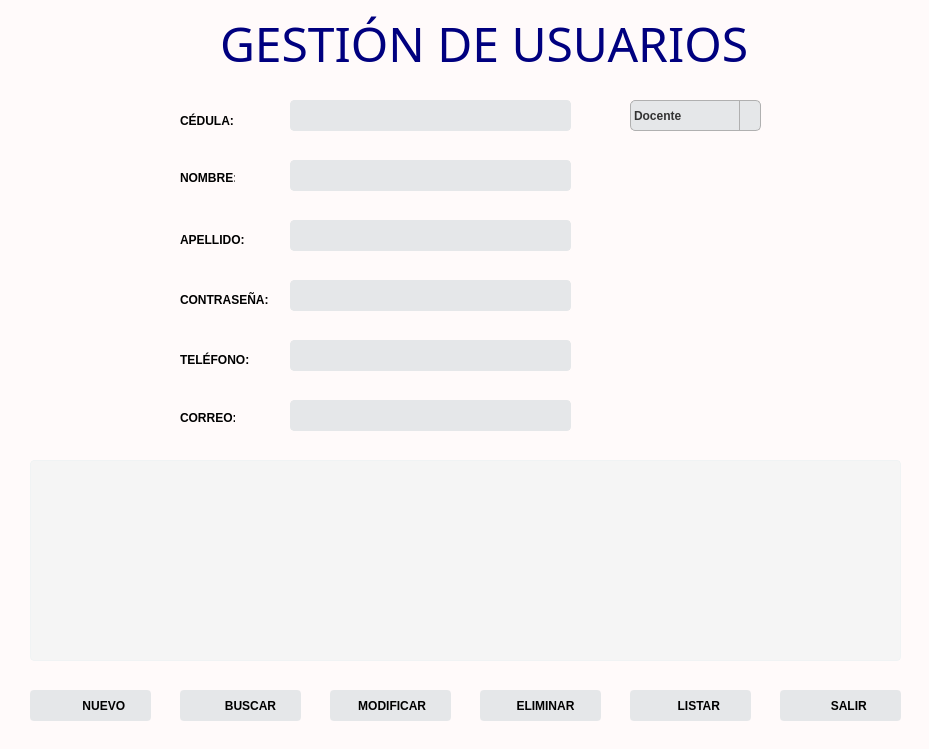
<?xml version="1.0" encoding="UTF-8"?>
<ui version="4.0">
 <class>Usuarios</class>
 <widget class="QWidget" name="Usuarios">
  <property name="geometry">
   <rect>
    <x>0</x>
    <y>0</y>
    <width>929</width>
    <height>749</height>
   </rect>
  </property>
  <property name="windowTitle">
   <string>Form</string>
  </property>
  <property name="styleSheet">
   <string notr="true">background-color: #FFFAFA ;</string>
  </property>
  <widget class="QLabel" name="label_4">
   <property name="geometry">
    <rect>
     <x>180</x>
     <y>290</y>
     <width>91</width>
     <height>20</height>
    </rect>
   </property>
   <property name="font">
    <font>
     <weight>75</weight>
     <bold>true</bold>
    </font>
   </property>
   <property name="text">
    <string>CONTRASEÑA:</string>
   </property>
  </widget>
  <widget class="QPushButton" name="btnListarUsuario">
   <property name="geometry">
    <rect>
     <x>630</x>
     <y>690</y>
     <width>121</width>
     <height>31</height>
    </rect>
   </property>
   <property name="font">
    <font>
     <weight>75</weight>
     <bold>true</bold>
    </font>
   </property>
   <property name="styleSheet">
    <string notr="true">/* Estilo base del botón */
QPushButton {
    background-color: #E5E7E9; /* Color de fondo */
    color: black; /* Color del texto */
    border: 2px solid #E5E7E9; /* Borde del botón */
    border-radius: 4px; /* Esquinas redondeadas */
    padding: 8px 16px; /* Espaciado interno */
}

/* Estilo al pasar el ratón sobre el botón */
QPushButton:hover {
    background-color: #D5DBDB; /* Nuevo color de fondo al pasar el ratón */
    border: 2px solid #CCD1D1; /* Nuevo borde al pasar el ratón */
    color: black; /* Nuevo color del texto al pasar el ratón */
}

/* Estilo al hacer clic en el botón */
QPushButton:pressed {
    background-color: #BFC9CA; /* Nuevo color de fondo al hacer clic */
    border: 2px solid #BFC9CA; /* Nuevo borde al hacer clic */
    color: black; /* Nuevo color del texto al hacer clic */
}
</string>
   </property>
   <property name="text">
    <string>     LISTAR</string>
   </property>
   <property name="icon">
    <iconset>
     <normaloff>../../Macas_Yuzabeth_TrabajoFinal/Macas_Yuzabeth_TrabajoFinal/imagenes/listarUsuario.png</normaloff>../../Macas_Yuzabeth_TrabajoFinal/Macas_Yuzabeth_TrabajoFinal/imagenes/listarUsuario.png</iconset>
   </property>
  </widget>
  <widget class="QPushButton" name="btnSalirUsuario">
   <property name="geometry">
    <rect>
     <x>780</x>
     <y>690</y>
     <width>121</width>
     <height>31</height>
    </rect>
   </property>
   <property name="font">
    <font>
     <weight>75</weight>
     <bold>true</bold>
    </font>
   </property>
   <property name="styleSheet">
    <string notr="true">/* Estilo base del botón */
QPushButton {
    background-color: #E5E7E9; /* Color de fondo */
    color: black; /* Color del texto */
    border: 2px solid #E5E7E9; /* Borde del botón */
    border-radius: 4px; /* Esquinas redondeadas */
    padding: 8px 16px; /* Espaciado interno */
}

/* Estilo al pasar el ratón sobre el botón */
QPushButton:hover {
    background-color: #D5DBDB; /* Nuevo color de fondo al pasar el ratón */
    border: 2px solid #CCD1D1; /* Nuevo borde al pasar el ratón */
    color: black; /* Nuevo color del texto al pasar el ratón */
}

/* Estilo al hacer clic en el botón */
QPushButton:pressed {
    background-color: #BFC9CA; /* Nuevo color de fondo al hacer clic */
    border: 2px solid #BFC9CA; /* Nuevo borde al hacer clic */
    color: black; /* Nuevo color del texto al hacer clic */
}
</string>
   </property>
   <property name="text">
    <string>     SALIR</string>
   </property>
   <property name="icon">
    <iconset>
     <normaloff>../../Macas_Yuzabeth_TrabajoFinal/Macas_Yuzabeth_TrabajoFinal/imagenes/salir.png</normaloff>../../Macas_Yuzabeth_TrabajoFinal/Macas_Yuzabeth_TrabajoFinal/imagenes/salir.png</iconset>
   </property>
  </widget>
  <widget class="QLineEdit" name="txtDireccionUsuario">
   <property name="geometry">
    <rect>
     <x>290</x>
     <y>280</y>
     <width>281</width>
     <height>31</height>
    </rect>
   </property>
   <property name="styleSheet">
    <string notr="true">QLineEdit:enabled {
    background-color: #E5E7E9; /* Color de fondo cuando está habilitado */
    border: 1px solid #E5E7E9; /* Borde del cuadro de texto cuando está habilitado */
    border-radius: 4px; /* Esquinas redondeadas cuando está habilitado */
    padding: 4px; /* Espaciado interno cuando está habilitado */
}

QLineEdit:enabled:hover {
    background-color: #ECF0F1; /* Cambiar el color de fondo al pasar el ratón */
}

QLineEdit:enabled:focus {
    border: 2px solid #D0D3D4 /* Cambiar el borde al obtener el foco */
}
</string>
   </property>
  </widget>
  <widget class="QLineEdit" name="txtCedulaUsuario">
   <property name="geometry">
    <rect>
     <x>290</x>
     <y>100</y>
     <width>281</width>
     <height>31</height>
    </rect>
   </property>
   <property name="styleSheet">
    <string notr="true">QLineEdit:enabled {
    background-color: #E5E7E9; /* Color de fondo cuando está habilitado */
    border: 1px solid #E5E7E9; /* Borde del cuadro de texto cuando está habilitado */
    border-radius: 4px; /* Esquinas redondeadas cuando está habilitado */
    padding: 4px; /* Espaciado interno cuando está habilitado */
}

QLineEdit:enabled:hover {
    background-color: #ECF0F1; /* Cambiar el color de fondo al pasar el ratón */
}

QLineEdit:enabled:focus {
    border: 2px solid #D0D3D4 /* Cambiar el borde al obtener el foco */
}
</string>
   </property>
  </widget>
  <widget class="QPushButton" name="btnModificarUsuario">
   <property name="geometry">
    <rect>
     <x>330</x>
     <y>690</y>
     <width>121</width>
     <height>31</height>
    </rect>
   </property>
   <property name="font">
    <font>
     <weight>75</weight>
     <bold>true</bold>
    </font>
   </property>
   <property name="styleSheet">
    <string notr="true">/* Estilo base del botón */
QPushButton {
    background-color: #E5E7E9; /* Color de fondo */
    color: black; /* Color del texto */
    border: 2px solid #E5E7E9; /* Borde del botón */
    border-radius: 4px; /* Esquinas redondeadas */
    padding: 8px 16px; /* Espaciado interno */
}

/* Estilo al pasar el ratón sobre el botón */
QPushButton:hover {
    background-color: #D5DBDB; /* Nuevo color de fondo al pasar el ratón */
    border: 2px solid #CCD1D1; /* Nuevo borde al pasar el ratón */
    color: black; /* Nuevo color del texto al pasar el ratón */
}

/* Estilo al hacer clic en el botón */
QPushButton:pressed {
    background-color: #BFC9CA; /* Nuevo color de fondo al hacer clic */
    border: 2px solid #BFC9CA; /* Nuevo borde al hacer clic */
    color: black; /* Nuevo color del texto al hacer clic */
}
</string>
   </property>
   <property name="text">
    <string> MODIFICAR</string>
   </property>
   <property name="icon">
    <iconset>
     <normaloff>../../Macas_Yuzabeth_TrabajoFinal/Macas_Yuzabeth_TrabajoFinal/imagenes/modificarUsuario.png</normaloff>../../Macas_Yuzabeth_TrabajoFinal/Macas_Yuzabeth_TrabajoFinal/imagenes/modificarUsuario.png</iconset>
   </property>
  </widget>
  <widget class="QLineEdit" name="txtTelefonoUsuario">
   <property name="geometry">
    <rect>
     <x>290</x>
     <y>340</y>
     <width>281</width>
     <height>31</height>
    </rect>
   </property>
   <property name="styleSheet">
    <string notr="true">QLineEdit:enabled {
    background-color: #E5E7E9; /* Color de fondo cuando está habilitado */
    border: 1px solid #E5E7E9; /* Borde del cuadro de texto cuando está habilitado */
    border-radius: 4px; /* Esquinas redondeadas cuando está habilitado */
    padding: 4px; /* Espaciado interno cuando está habilitado */
}

QLineEdit:enabled:hover {
    background-color: #ECF0F1; /* Cambiar el color de fondo al pasar el ratón */
}

QLineEdit:enabled:focus {
    border: 2px solid #D0D3D4 /* Cambiar el borde al obtener el foco */
}

</string>
   </property>
  </widget>
  <widget class="QLabel" name="label_2">
   <property name="geometry">
    <rect>
     <x>180</x>
     <y>170</y>
     <width>55</width>
     <height>16</height>
    </rect>
   </property>
   <property name="font">
    <font>
     <weight>75</weight>
     <bold>true</bold>
    </font>
   </property>
   <property name="text">
    <string>NOMBRE:</string>
   </property>
  </widget>
  <widget class="QLabel" name="label_6">
   <property name="geometry">
    <rect>
     <x>180</x>
     <y>410</y>
     <width>55</width>
     <height>16</height>
    </rect>
   </property>
   <property name="font">
    <font>
     <weight>75</weight>
     <bold>true</bold>
    </font>
   </property>
   <property name="text">
    <string>CORREO:</string>
   </property>
  </widget>
  <widget class="QLineEdit" name="txtNombreUsuario">
   <property name="geometry">
    <rect>
     <x>290</x>
     <y>160</y>
     <width>281</width>
     <height>31</height>
    </rect>
   </property>
   <property name="styleSheet">
    <string notr="true">QLineEdit:enabled {
    background-color: #E5E7E9; /* Color de fondo cuando está habilitado */
    border: 1px solid #E5E7E9; /* Borde del cuadro de texto cuando está habilitado */
    border-radius: 4px; /* Esquinas redondeadas cuando está habilitado */
    padding: 4px; /* Espaciado interno cuando está habilitado */
}

QLineEdit:enabled:hover {
    background-color: #ECF0F1; /* Cambiar el color de fondo al pasar el ratón */
}

QLineEdit:enabled:focus {
    border: 2px solid #D0D3D4 /* Cambiar el borde al obtener el foco */
}
</string>
   </property>
  </widget>
  <widget class="QTableWidget" name="tabUsuarios">
   <property name="geometry">
    <rect>
     <x>30</x>
     <y>460</y>
     <width>871</width>
     <height>201</height>
    </rect>
   </property>
   <property name="font">
    <font>
     <weight>75</weight>
     <bold>true</bold>
    </font>
   </property>
   <property name="styleSheet">
    <string notr="true">QTableWidget {
    background-color: #F5F5F5; /* Color de fondo de la tabla */
    border: 1px solid #F0F3F4; /* Borde de la tabla */
    border-radius: 4px; /* Esquinas redondeadas de la tabla */
    padding: 4px; /* Espaciado interno de la tabla */
    gridline-color: #F0F3F4; /* Color de las líneas de la cuadrícula */
}

QTableWidget::item {
    padding: 4px; /* Espaciado interno de las celdas */
}

QTableWidget::item:hover {
    background-color: #ECF0F1; /* Color de fondo de la celda al pasar el ratón */
}

QTableWidget::item:selected {
    background-color: #3498DB; /* Color de fondo de la celda seleccionada */
    color: white; /* Color del texto en la celda seleccionada */
}				</string>
   </property>
  </widget>
  <widget class="QLineEdit" name="txtCorreoUsuario">
   <property name="geometry">
    <rect>
     <x>290</x>
     <y>400</y>
     <width>281</width>
     <height>31</height>
    </rect>
   </property>
   <property name="styleSheet">
    <string notr="true">QLineEdit:enabled {
    background-color: #E5E7E9; /* Color de fondo cuando está habilitado */
    border: 1px solid #E5E7E9; /* Borde del cuadro de texto cuando está habilitado */
    border-radius: 4px; /* Esquinas redondeadas cuando está habilitado */
    padding: 4px; /* Espaciado interno cuando está habilitado */
}

QLineEdit:enabled:hover {
    background-color: #ECF0F1; /* Cambiar el color de fondo al pasar el ratón */
}

QLineEdit:enabled:focus {
    border: 2px solid #D0D3D4 /* Cambiar el borde al obtener el foco */
}
</string>
   </property>
  </widget>
  <widget class="QLabel" name="label_3">
   <property name="geometry">
    <rect>
     <x>180</x>
     <y>230</y>
     <width>71</width>
     <height>20</height>
    </rect>
   </property>
   <property name="font">
    <font>
     <weight>75</weight>
     <bold>true</bold>
    </font>
   </property>
   <property name="text">
    <string>APELLIDO:</string>
   </property>
  </widget>
  <widget class="QPushButton" name="btnEliminarUsuario">
   <property name="geometry">
    <rect>
     <x>480</x>
     <y>690</y>
     <width>121</width>
     <height>31</height>
    </rect>
   </property>
   <property name="font">
    <font>
     <weight>75</weight>
     <bold>true</bold>
    </font>
   </property>
   <property name="styleSheet">
    <string notr="true">/* Estilo base del botón */
QPushButton {
    background-color: #E5E7E9; /* Color de fondo */
    color: black; /* Color del texto */
    border: 2px solid #E5E7E9; /* Borde del botón */
    border-radius: 4px; /* Esquinas redondeadas */
    padding: 8px 16px; /* Espaciado interno */
}

/* Estilo al pasar el ratón sobre el botón */
QPushButton:hover {
    background-color: #D5DBDB; /* Nuevo color de fondo al pasar el ratón */
    border: 2px solid #CCD1D1; /* Nuevo borde al pasar el ratón */
    color: black; /* Nuevo color del texto al pasar el ratón */
}

/* Estilo al hacer clic en el botón */
QPushButton:pressed {
    background-color: #BFC9CA; /* Nuevo color de fondo al hacer clic */
    border: 2px solid #BFC9CA; /* Nuevo borde al hacer clic */
    color: black; /* Nuevo color del texto al hacer clic */
}
</string>
   </property>
   <property name="text">
    <string>   ELIMINAR</string>
   </property>
   <property name="icon">
    <iconset>
     <normaloff>../../Macas_Yuzabeth_TrabajoFinal/Macas_Yuzabeth_TrabajoFinal/imagenes/eliminarUsuario.png</normaloff>../../Macas_Yuzabeth_TrabajoFinal/Macas_Yuzabeth_TrabajoFinal/imagenes/eliminarUsuario.png</iconset>
   </property>
  </widget>
  <widget class="QPushButton" name="btnNuevoUsuario">
   <property name="geometry">
    <rect>
     <x>30</x>
     <y>690</y>
     <width>121</width>
     <height>31</height>
    </rect>
   </property>
   <property name="font">
    <font>
     <weight>75</weight>
     <bold>true</bold>
    </font>
   </property>
   <property name="styleSheet">
    <string notr="true">/* Estilo base del botón */
QPushButton {
    background-color: #E5E7E9; /* Color de fondo */
    color: black; /* Color del texto */
    border: 2px solid #E5E7E9; /* Borde del botón */
    border-radius: 4px; /* Esquinas redondeadas */
    padding: 8px 16px; /* Espaciado interno */
}

/* Estilo al pasar el ratón sobre el botón */
QPushButton:hover {
    background-color: #D5DBDB; /* Nuevo color de fondo al pasar el ratón */
    border: 2px solid #CCD1D1; /* Nuevo borde al pasar el ratón */
    color: black; /* Nuevo color del texto al pasar el ratón */
}

/* Estilo al hacer clic en el botón */
QPushButton:pressed {
    background-color: #BFC9CA; /* Nuevo color de fondo al hacer clic */
    border: 2px solid #BFC9CA; /* Nuevo borde al hacer clic */
    color: black; /* Nuevo color del texto al hacer clic */
}
</string>
   </property>
   <property name="text">
    <string>        NUEVO</string>
   </property>
   <property name="icon">
    <iconset>
     <normaloff>../../Macas_Yuzabeth_TrabajoFinal/Macas_Yuzabeth_TrabajoFinal/imagenes/agregarUsuario.png</normaloff>../../Macas_Yuzabeth_TrabajoFinal/Macas_Yuzabeth_TrabajoFinal/imagenes/agregarUsuario.png</iconset>
   </property>
  </widget>
  <widget class="QPushButton" name="btnBuscarUsuario">
   <property name="geometry">
    <rect>
     <x>180</x>
     <y>690</y>
     <width>121</width>
     <height>31</height>
    </rect>
   </property>
   <property name="font">
    <font>
     <weight>75</weight>
     <bold>true</bold>
    </font>
   </property>
   <property name="styleSheet">
    <string notr="true">/* Estilo base del botón */
QPushButton {
    background-color: #E5E7E9; /* Color de fondo */
    color: black; /* Color del texto */
    border: 2px solid #E5E7E9; /* Borde del botón */
    border-radius: 4px; /* Esquinas redondeadas */
    padding: 8px 16px; /* Espaciado interno */
}

/* Estilo al pasar el ratón sobre el botón */
QPushButton:hover {
    background-color: #D5DBDB; /* Nuevo color de fondo al pasar el ratón */
    border: 2px solid #CCD1D1; /* Nuevo borde al pasar el ratón */
    color: black; /* Nuevo color del texto al pasar el ratón */
}

/* Estilo al hacer clic en el botón */
QPushButton:pressed {
    background-color: #BFC9CA; /* Nuevo color de fondo al hacer clic */
    border: 2px solid #BFC9CA; /* Nuevo borde al hacer clic */
    color: black; /* Nuevo color del texto al hacer clic */
}
</string>
   </property>
   <property name="text">
    <string>      BUSCAR</string>
   </property>
   <property name="icon">
    <iconset>
     <normaloff>../../Macas_Yuzabeth_TrabajoFinal/Macas_Yuzabeth_TrabajoFinal/imagenes/buscarUsuario.png</normaloff>../../Macas_Yuzabeth_TrabajoFinal/Macas_Yuzabeth_TrabajoFinal/imagenes/buscarUsuario.png</iconset>
   </property>
  </widget>
  <widget class="QLabel" name="label_5">
   <property name="geometry">
    <rect>
     <x>180</x>
     <y>350</y>
     <width>71</width>
     <height>20</height>
    </rect>
   </property>
   <property name="font">
    <font>
     <weight>75</weight>
     <bold>true</bold>
    </font>
   </property>
   <property name="text">
    <string>TELÉFONO:</string>
   </property>
  </widget>
  <widget class="QLineEdit" name="txtApellidoUsuario">
   <property name="geometry">
    <rect>
     <x>290</x>
     <y>220</y>
     <width>281</width>
     <height>31</height>
    </rect>
   </property>
   <property name="styleSheet">
    <string notr="true">QLineEdit:enabled {
    background-color: #E5E7E9; /* Color de fondo cuando está habilitado */
    border: 1px solid #E5E7E9; /* Borde del cuadro de texto cuando está habilitado */
    border-radius: 4px; /* Esquinas redondeadas cuando está habilitado */
    padding: 4px; /* Espaciado interno cuando está habilitado */
}

QLineEdit:enabled:hover {
    background-color: #ECF0F1; /* Cambiar el color de fondo al pasar el ratón */
}

QLineEdit:enabled:focus {
    border: 2px solid #D0D3D4 /* Cambiar el borde al obtener el foco */
}
</string>
   </property>
  </widget>
  <widget class="QLabel" name="label_8">
   <property name="geometry">
    <rect>
     <x>180</x>
     <y>110</y>
     <width>55</width>
     <height>21</height>
    </rect>
   </property>
   <property name="font">
    <font>
     <weight>75</weight>
     <bold>true</bold>
    </font>
   </property>
   <property name="text">
    <string>CÉDULA:</string>
   </property>
  </widget>
  <widget class="QComboBox" name="comboBoxDocEst">
   <property name="geometry">
    <rect>
     <x>630</x>
     <y>100</y>
     <width>131</width>
     <height>31</height>
    </rect>
   </property>
   <property name="font">
    <font>
     <weight>75</weight>
     <bold>true</bold>
    </font>
   </property>
   <property name="styleSheet">
    <string notr="true">/* Estilo base del QComboBox */
QComboBox {
    border: 1px solid #B0B0B0; /* Borde del combobox */
    border-radius: 5px; /* Esquinas redondeadas */
    padding: 1px 18px 1px 3px; /* Espaciado interno */
    min-width: 6em; /* Ancho mínimo del combobox */
    color: #333333; /* Color del texto */
    background-color: #E5E7E9; /* Color de fondo */
    selection-background-color: #D5DBDB; /* Color de fondo cuando está seleccionado */
}

/* Estilo del área editable del QComboBox */
QComboBox:editable {
    background: #FFFFFF; /* Fondo del área editable si es un combobox editable */
}

/* Estilo del botón desplegable */
QComboBox::drop-down {
    subcontrol-origin: padding;
    subcontrol-position: right center;
    width: 20px; /* Ancho del botón desplegable */
    border-left: 1px solid #B0B0B0; /* Borde izquierdo del botón desplegable */
}


/* Estilo al pasar el ratón sobre el QComboBox */
QComboBox:hover {
    border: 1px solid #7D7D7D; /* Borde cuando el mouse pasa sobre el combobox */
}

/* Estilo al pasar el ratón sobre el botón desplegable */
QComboBox::drop-down:hover {
    background: #BFC9CA; /* Fondo del botón desplegable cuando el mouse pasa sobre él */
}

/* Estilo al seleccionar una opción en el QComboBox */
QComboBox::item:selected {
    background-color: #A9DEF9; /* Color de fondo cuando está seleccionado */
}

/* Estilo del texto en las opciones del QComboBox */
QComboBox::item {
    padding: 4px; /* Espaciado interno de las opciones */
}

/* Estilo de la flecha cuando el QComboBox está desplegado */
QComboBox:on {
    padding-top: 3px;
    padding-left: 4px;
    background: #EBEBEB; /* Fondo cuando el combobox está desplegado */
}


</string>
   </property>
   <item>
    <property name="text">
     <string>Docente</string>
    </property>
   </item>
   <item>
    <property name="text">
     <string>Estudiante</string>
    </property>
   </item>
  </widget>
  <widget class="QLabel" name="lblTitulo">
   <property name="geometry">
    <rect>
     <x>220</x>
     <y>10</y>
     <width>541</width>
     <height>61</height>
    </rect>
   </property>
   <property name="font">
    <font>
     <family>Tw Cen MT Condensed Extra Bold</family>
     <pointsize>36</pointsize>
     <weight>50</weight>
     <bold>false</bold>
    </font>
   </property>
   <property name="text">
    <string>&lt;html&gt;&lt;head/&gt;&lt;body&gt;&lt;p&gt;&lt;span style=&quot; color:#00007f;&quot;&gt;GESTIÓN DE USUARIOS&lt;/span&gt;&lt;/p&gt;&lt;/body&gt;&lt;/html&gt;</string>
   </property>
  </widget>
 </widget>
 <resources/>
 <connections/>
</ui>
